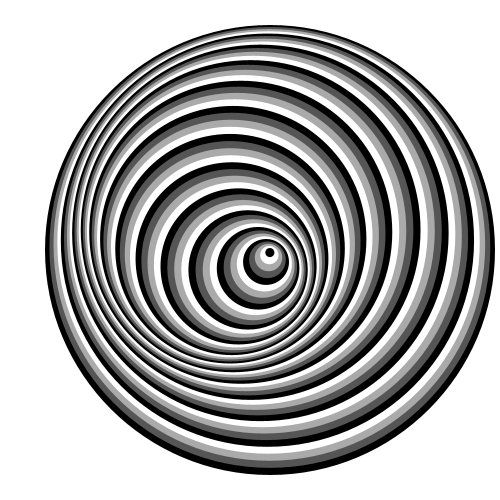
Frame 1 (no input)
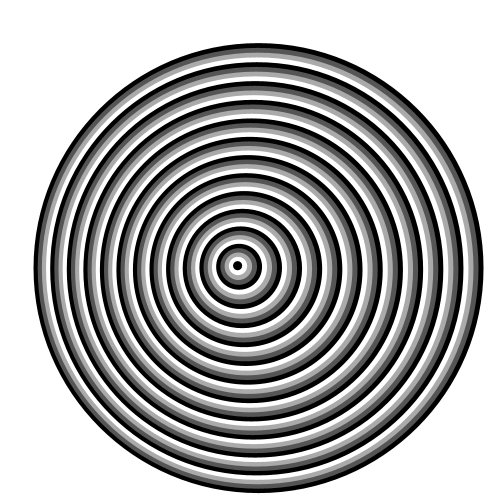
Frame 60 (the mouse pressed at the canvas centre just before this capture)
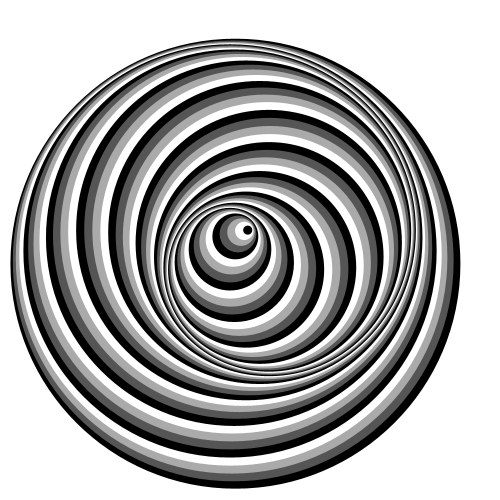
Frame 120 (the mouse held since frame 60 and released just before this capture)

The Processing sketch that drew these frames (run headless with seeded random() and noise(); from frame 60 on, the mouse is pressed at the canvas centre):

// Processing sketch: processing_179481
// ── processing_179481.pde

int n;
float period = 2;
Ondulator o; 
static int FRAMERATE = 25;
static float PI = 3.1416;
float t = 0, dt = (float)1/FRAMERATE;;


void setup() 
{
  size(500, 500);
  frameRate(FRAMERATE);
  
  // Ondulator
  n = 50;
  o = new Ondulator(n);
  o.x = width/2;
  o.y = width/2;
  o.setPos("s",ia(n,45,0));
  o.setPos("cg",rea(ia(4,0,255),n));
  o.setOnd("x",ca(n,20),ha(n,period),ca(n,period),"cos");
  o.setOnd("y",ca(n,20),ha(n,period),ca(n,period),"sin");
}

void draw() { 
  
  background(255);
  smooth();
  noStroke();
  o.draw();
  t+=dt;
} 

class Oscillator {
  float offset;
  float amplitude;
  float period;
  float timeShift;
  String waveShape;
  float value;
  
  Oscillator(float amplitude, float period, float timeShift, String waveShape) {
    this.amplitude = amplitude; 
    this.period = period; 
    this.timeShift = timeShift; 
    this.waveShape = waveShape; 
    this.value = getValue();
  }
  
  float getValue() {
    if (this.waveShape.equals("sin")) {
      value = amplitude*sin(TWO_PI/period*(t-timeShift));
    } else if (this.waveShape.equals("cos")) {
      value = amplitude*cos(TWO_PI/period*(t-timeShift));
    } else if (this.waveShape.equals("psin")) { // positive sine
      value = amplitude*pow(sin(TWO_PI/period*(t-timeShift)/2),2);
    } else if (this.waveShape.equals("id")) { // for rotating or spinning
      value = amplitude*((t-timeShift)%TWO_PI/TWO_PI/period);
    }
    return value;
  }
}
 
class Cell { 
  float x, y, s, sx, sy, rz, cg;
  float dx, dy, ds, dsx, dsy, drz;
  Oscillator xOsc, yOsc, sOsc, sxOsc, syOsc, rzOsc;
  Cell () {  
   x = 0;  y = 0; s = 1; sx = 1; sy = 1; rz = 0; cg = 0;
   dx = 0;  dy = 0; ds = 0; dsx = 0; dsy = 0; drz = 0;
  } 
  void draw() {
    if (xOsc != null) {dx = xOsc.getValue();}
    if (yOsc != null) {dy = yOsc.getValue();}
    if (sOsc != null) {ds = sOsc.getValue();}
    if (sxOsc != null) {dsx = sxOsc.getValue();}
    if (syOsc != null) {dsy = syOsc.getValue();}
    if (rzOsc != null) {drz = rzOsc.getValue();}
    smooth();
    fill(this.cg);
    pushMatrix(); 
    translate(x+dx,y+dy);
    rotate((rz+drz)*PI/180);
    scale(s+ds);
    ellipse(0, 0, 10*(sx+dsx), 10*(sy+dsy)); 
    popMatrix();
  } 
  void setOsc(String attr, float amp, float period, float timeShift, String waveShape) {
    if (attr.equals("x")) {
      this.xOsc = new Oscillator(amp, period, timeShift, waveShape);
    } else if (attr.equals("y")) {
      this.yOsc = new Oscillator(amp, period, timeShift, waveShape);
    } else if (attr.equals("s")) {
      this.sOsc = new Oscillator(amp, period, timeShift, waveShape);
    } else if (attr.equals("sx")) {
      this.sxOsc = new Oscillator(amp, period, timeShift, waveShape);
    } else if (attr.equals("sy")) {
      this.syOsc = new Oscillator(amp, period, timeShift, waveShape);
    } else if (attr.equals("rz")) {
      this.rzOsc = new Oscillator(amp, period, timeShift, waveShape);
    } else {
      print("bad attribute");    
    }
  }
} 

class Ondulator { 
  int n;
  float x, y, s, rz;
  Cell cells[];
  Ondulator (int n) { 
   this.n = n; 
   this.x = 0; 
   this.y = 0; 
   this.s = 1; 
   this.rz = 0; 
   this.cells = new Cell[n];
   for (int i=0; i<this.n; i++) {
     this.cells[i] = new Cell();
   }
  } 
  void draw() {
    pushMatrix(); 
    translate(this.x,this.y);
    rotate((this.rz)*PI/180);
    scale(this.s);
    
    for (int i=0; i<this.n; i++) {
      cells[i].draw();
    }
    popMatrix();
  } 
  void setPos(String attr, float val[]) {
    if (attr.equals("x")) {
      for (int i=0; i<n; i++) {
        this.cells[i].x = val[i];
      }
    } else if (attr.equals("y")) {
      for (int i=0; i<n; i++) {
        this.cells[i].y = val[i];
      }
    } else if (attr.equals("s")) {
      for (int i=0; i<n; i++) {
        this.cells[i].s = val[i];
      }
    } else if (attr.equals("sx")) {
      for (int i=0; i<n; i++) {
        this.cells[i].sx = val[i];
      }
    } else if (attr.equals("sy")) {
      for (int i=0; i<n; i++) {
        this.cells[i].sy = val[i];
      }
    } else if (attr.equals("rz")) {
      for (int i=0; i<n; i++) {
        this.cells[i].rz = val[i];
      }
    } else if (attr.equals("cg")) {
      for (int i=0; i<n; i++) {
        this.cells[i].cg = val[i];
      }
    } else {
      print("bad attribute");    
    }
  }
  void setOnd(String attr, float amp[], float period[], float timeShift[], String waveShape) {
      for (int i=0; i<n; i++) {
        this.cells[i].setOsc(attr,amp[i], period[i], timeShift[i], waveShape);
      }
  }
} 


// array makers

float[] ia(int n, float f, float l) { // linear interpolation from f to l
  float ra[] = new float[n];
  for (int i=0; i<n; i++) {
    ra[i] = f + i*(l-f)/(n-1);
  }
  return ra;
}


float[] ca(int n, float v) { // constant array
  float ra[] = new float[n];
  for (int i=0; i<n; i++) {
    ra[i] = v;
  }
  return ra;
}


float[] ha(int n, float coef) { // 1-->2 harmonic array
  float ra[] = new float[n];
  float a[] = ia(n,1,2);
  for (int i=0; i<n; i++) {
    ra[i] = coef/a[i];
  }
  return ra;
}

float[] coa(float array[], float coef) { // multiply each value by coef
  int s = array.length;
  float ra[] = new float[n];
  for (int i=0; i<n; i++) {
    ra[i] = array[i]*coef;
  }
  return ra;
}

float[] rea(float array[], int n) { // repeat array until n-sized
  int s = array.length;
  float ra[] = new float[n];
  for (int i=0; i<n; i++) {
    ra[i] = array[i%s];
  }
  return ra;
}
